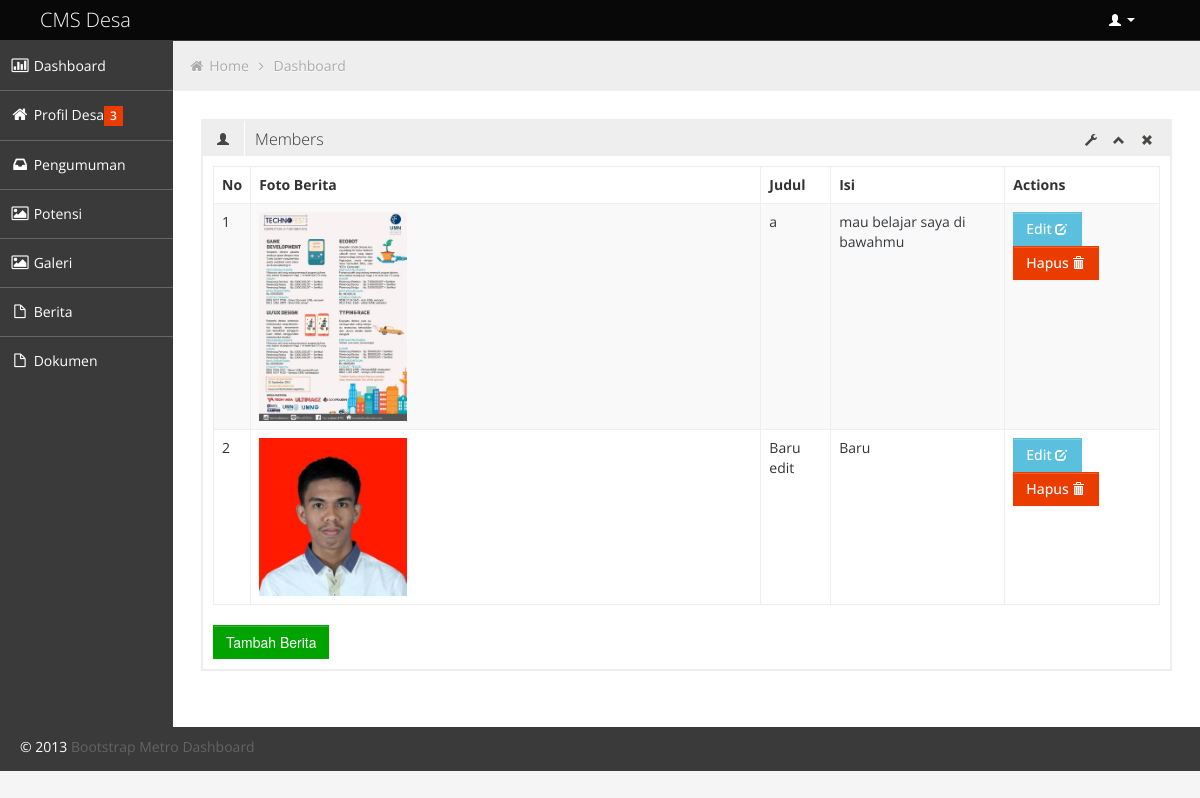
The page /admin/galeri (signed in) on the database its author committed.
### tables this page shows
CREATE TABLE `galeri` (
  `id` int(11) NOT NULL,
  `title` varchar(200) NOT NULL,
  `media` varchar(150) NOT NULL,
  `deskripsi` text NOT NULL
);

### admin/libs/routers.php (called while the page is built, shortened)
<?php
	$url = isset($_GET['p']) ? $_GET['p'] : null;
	$url = rtrim($url, '/');
	$url = filter_var($url, FILTER_SANITIZE_URL);
	$url = explode('/', $url);
	$method = !empty($url[1])?$url[1]:'';
?>

### models/load_class.php (called while the page is built, shortened)
<?php
require_once('db.php');
	function autoload($class)
	{
		$namafile = $class.'.php';
	}
	try {
		$galeri = new galeri_model($db);
	} catch (Exception $e) {
		echo "Error".$e->getMessage()."\n";
	}
?>

### models/galeri_model.php (called while the page is built, shortened)
<?php
	class galeri_model
	{
		private $db;
		function __construct($database)
		{
			$this->db=$database;
		}
		public function getGaleri()
		{
			$query = $this->db->prepare("SELECT * FROM galeri");
			try {
				$query->execute();
			} catch (PDOException $e) {
				die();
			}
			return $query->fetchAll(PDO::FETCH_ASSOC);
		}
	}
?>

### admin/views/galeri_vw.php (the view, shortened to what this page needs)
<?php
if(isset($method)):
switch ($method)
{
	case'':
			echo'
			<div class="row-fluid sortable">
				<div class="box span12">
					<div class="box-header" data-original-title>
						<h2><i class="halflings-icon user"></i><span class="break"></span>Members</h2>
						<div class="box-icon">
							<a href="#" class="btn-setting"><i class="halflings-icon wrench"></i></a>
							<a href="#" class="btn-minimize"><i class="halflings-icon chevron-up"></i></a>
							<a href="#" class="btn-close"><i class="halflings-icon remove"></i></a>
						</div>
					</div>
					<div class="box-content">
						<table class="table table-striped table-bordered bootstrap-datatable datatable">
						  <thead>
							  <tr>
								  <th>No</th>
								  <th>Foto Berita</th>
								  <th>Judul</th>
								  <th>Isi</th>
								  <th>Actions</th>
							  </tr>
						  </thead>
						  <tbody>
						  ';
						$no = 1;
						$galeri = $galeri->getGaleri();
						foreach ($galeri as $a)
						{
						  echo'
							<tr>
								<td>'.$no++.'</td>
								<td class="center"><img width="30%" height="100%" src="'.root.'asset/galeri/'.$a['media'].'"></td>
								<td class="center">'.$a['title'].'</td>
								<td class="center">'.substr($a['deskripsi'], 0, 420).'</td>
								<td class="center">
									<a class="btn btn-info" href="'.adm.'galeri/edit/'.$a['id'].'"> Edit
										<i class="halflings-icon white edit"></i>
									</a>
									<a class="btn btn-danger" href=\'javascript: hapusAlert("'.$a['id'].'");\'> Hapus
										<i class="halflings-icon white trash"></i>
									</a>
								</td>
							</tr>
							';
						}
							echo'
						  </tbody>
					  </table>';
							echo'
							<a href="'.adm.'galeri/add"><button type="submit" class="btn btn-success">Tambah Berita</button></a>
							';
					  echo'
					</div>
				</div>
			</div>
			';
	break;
}
?>
<?php
endif;
?>

### asset/css/style.css (style rules this page uses)
body { background: #F5F5F5; color: #333; border: none; font-family: 'Open Sans', sans-serif; font-weight: 400; }
a { color: #646464; }
h2 { font-size: 16px; line-height: 16px; }
.box { border: 2px solid #eee; background: #fff !important; margin-bottom: 28px; }
.box-header { height: 16px; font-size: 16px; line-height: 16px; padding: 10px; background: #eee; -webkit-box-shadow: none; -moz-box-shadow: none; box-shadow: none; overflow: hidden; }
.box-header h2 { float:left; margin-top: 0px; font-weight: 300; }
.box-header h2 i { margin: 0px 3px 0px 4px; opacity: .8; filter: alpha(opacity=80); -ms-filter:"progid:DXImageTransform.Microsoft.Alpha(Opacity=80)"; }
.box-header .box-icon { float:right; margin-top: 1px; }
.box-header .box-icon i { -webkit-transition: all 0.1s ease-in-out; -moz-transition: all 0.1s ease-in-out; -o-transition: all 0.1s ease-in-out; -ms-transition: all 0.1s ease-in-out; transition: all 0.1s ease-in-out; opacity: .8; filter: alpha(opacity=80); -ms-filter:"progid:DXImageTransform.Microsoft.Alpha(Opacity=80)"; }
.box-header .box-icon a { margin: 0px 5px; }
.box-content { position: relative; z-index: 50; margin-top: -1px; padding: 10px; background: #fff !important; }
.btn { display: inline-block; padding: 6px 12px; margin-bottom: 0; font-size: 14px; font-weight: 500; line-height: 20px; text-align: center; white-space: nowrap; vertical-align: middle; cursor: pointer; border: 1px solid #a7a9aa; -webkit-border-radius: 0px !important; border-radius: 0px !important; }
.btn i { margin-top: 2px; }
.btn { color: #ffffff; background-color: #a7a9aa; border-color: #a7a9aa; background-image: none; filter: none; text-shadow: none; }
.btn-danger { background-color: #EB3C00; border-color: #EB3C00; }
.btn-success { background-color: #00A300; border-color: #00A300; }
.btn-info { background-color: #5bc0de; border-color: #5bc0de; }
.table th, .table td { border-top: 1px solid #eee; }
.table-bordered { border-color: #eee; -webkit-border-radius: 0px !important; -moz-border-radius: 0px !important; border-radius: 0px !important; }
.table-bordered th, .table-bordered td { border-left: 1px solid #eee; }
.table-bordered thead:first-child tr:first-child > th:first-child, .table-bordered tbody:first-child tr:first-child > td:first-child, .table-bordered tbody:first-child tr:first-child > th:first-child { -webkit-border-radius: 0px !important; -moz-border-radius: 0px !important; border-radius: 0px !important; }
.table-bordered thead:first-child tr:first-child > th:last-child, .table-bordered tbody:first-child tr:first-child > td:last-child, .table-bordered tbody:first-child tr:first-child > th:last-child { -webkit-border-radius: 0px !important; -moz-border-radius: 0px !important; border-radius: 0px !important; }
.table-bordered thead:last-child tr:last-child > th:first-child, .table-bordered tbody:last-child tr:last-child > td:first-child, .table-bordered tbody:last-child tr:last-child > th:first-child, .table-bordered tfoot:last-child tr:last-child > td:first-child, .table-bordered tfoot:last-child tr:last-child > th:first-child { -webkit-border-radius: 0px !important; -moz-border-radius: 0px !important; border-radius: 0px !important; }
.table-bordered thead:last-child tr:last-child > th:last-child, .table-bordered tbody:last-child tr:last-child > td:last-child, .table-bordered tbody:last-child tr:last-child > th:last-child, .table-bordered tfoot:last-child tr:last-child > td:last-child, .table-bordered tfoot:last-child tr:last-child > th:last-child { -webkit-border-radius: 0px !important; -moz-border-radius: 0px !important; border-radius: 0px !important; }

### asset/css/halflings.css (style rules this page uses)
html, html .halflings { -webkit-font-smoothing: antialiased !important; }
.halflings-icon { display: inline-block; width: 14px; height: 14px; line-height: 14px; vertical-align: text-top; background-image: url(../img/glyphicons_halflings.svg); background-position: 0 0; background-repeat: no-repeat; vertical-align: top; *display: inline; *zoom: 1; *margin-right: .3em; }
.halflings-icon.white { background-image: url(../img/glyphicons_halflings-white.svg); }
.halflings-icon.user { background-position: -168px 0; }
.halflings-icon.remove { background-position: -312px 0; }
.halflings-icon.trash { background-position: -456px 0; }
.halflings-icon.edit { background-position: -96px -72px; }
.halflings-icon.chevron-up { background-position: -288px -120px; }
.halflings-icon.wrench { background-position: -360px -144px; }

### rows shown on the page
galeri: media (picture), title "a", deskripsi "mau belajar saya di bawahmu"
galeri: media (picture), title "Baru edit", deskripsi "Baru"
